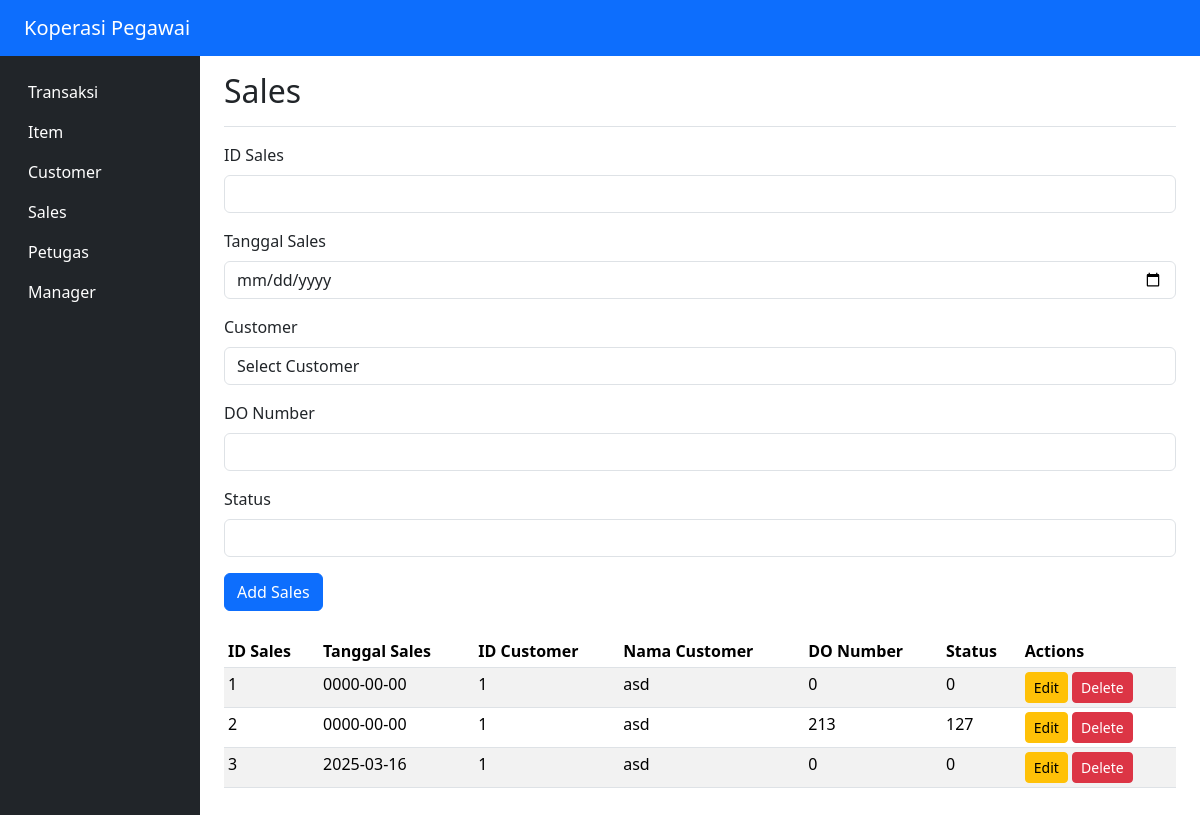
The app's page /koperasi/Sales/index.php with its own data.
### tables this page shows
CREATE TABLE `sales` (
  `id_sales` int(11) NOT NULL,
  `tgl_sales` date DEFAULT NULL,
  `id_customer` int(11) DEFAULT NULL,
  `do_number` int(11) DEFAULT NULL,
  `status` tinyint(1) DEFAULT NULL,
  PRIMARY KEY (`id_sales`)
);

CREATE TABLE `customer` (
  `id_customer` int(11) NOT NULL,
  `nama_customer` varchar(50) NOT NULL,
  `alamat` text NOT NULL,
  `telp` varchar(20) NOT NULL,
  `fax` varchar(20) NOT NULL,
  `email` varchar(50) NOT NULL,
  PRIMARY KEY (`id_customer`)
);

### koperasi/Sales/index.php (the view, shortened to what this page needs)
<?php
$servername = "localhost";
$username = "root";
$password = "";
$dbname = "db_koperasi";
$conn = new mysqli($servername, $username, $password, $dbname);
$id_sales = $tanggal_sales = $id_customer = $do_number = $status = "";
$isEditing = false;
$sql = "SELECT sales.*, customer.nama_customer FROM sales JOIN customer ON sales.id_customer = customer.id_customer";
$result = $conn->query($sql);
?>
<!DOCTYPE html>
<html lang="en">
<head>
    <link rel="stylesheet" href="https://cdn.jsdelivr.net/npm/bootstrap@5.3.3/dist/css/bootstrap.min.css">
    <link rel="stylesheet" href="../main.css">
</head>
<body>
    <nav class="px-4 navbar navbar-expand-lg navbar-dark bg-primary">
        <a class="navbar-brand" href="../">Koperasi Pegawai</a>
    </nav>
    <div class="container-fluid">
        <div class="row">
            <nav id="sidebarMenu" class="col-md-3 col-lg-2 d-md-block bg-dark sidebar collapse">
                <div class="position-sticky pt-3">
                    <ul class="nav flex-column">
                        <li class="nav-item">
                            <a class="nav-link" href="../transaksi">
                                Transaksi
                            </a>
                        </li>
                        <li class="nav-item">
                            <a class="nav-link" href="../item">
                                Item
                            </a>
                        </li>
                        <li class="nav-item">
                            <a class="nav-link" href="../customer">
                                Customer
                            </a>
                        </li>
                        <li class="nav-item">
                            <a class="nav-link" href="../sales">
                                Sales
                            </a>
                        </li>
                        <li class="nav-item">
                            <a class="nav-link" href="../petugas">
                                Petugas
                            </a>
                        </li>
                        <li class="nav-item">
                            <a class="nav-link" href="../manager">
                                Manager
                            </a>
                        </li>
                    </ul>
                </div>
            </nav>
            <main class="col-md-9 ms-sm-auto col-lg-10 px-md-4">
                <div class="d-flex justify-content-between flex-wrap flex-md-nowrap align-items-center pt-3 pb-2 mb-3 border-bottom">
                    <h1 class="h2">Sales</h1>
                </div>
                <div id="content">
                    <form method="POST" action="">
                        <div class="mb-3">
                            <label for="id_sales" class="form-label">ID Sales</label>
                            <input type="number" class="form-control" id="id_sales" name="id_sales" value="<?php echo $id_sales; ?>" required>
                        </div>
                        <div class="mb-3">
                            <label for="tanggal_sales" class="form-label">Tanggal Sales</label>
                            <input type="date" class="form-control" id="tanggal_sales" name="tanggal_sales" value="<?php echo $tanggal_sales; ?>" required>
                        </div>
                        <div class="mb-3">
                            <label for="id_customer" class="form-label">Customer</label>
                            <select class="form-control" id="id_customer" name="id_customer" required>
                                <option value="">Select Customer</option>
                            </select>
                        </div>
                        <div class="mb-3">
                            <label for="do_number" class="form-label">DO Number</label>
                            <input type="text" class="form-control" id="do_number" name="do_number" value="<?php echo $do_number; ?>" required>
                        </div>
                        <div class="mb-3">
                            <label for="status" class="form-label">Status</label>
                            <input type="text" class="form-control" id="status" name="status" value="<?php echo $status; ?>" required>
                        </div>
                        <?php if ($isEditing): ?>
                            <button type="submit" class="btn btn-primary" name="update_sales">Update Sales</button>
                        <?php else: ?>
                            <button type="submit" class="btn btn-primary" name="add_sales">Add Sales</button>
                        <?php endif; ?>
                    </form>
                    <div id="sales" class="table-responsive mt-4">
                        <table class="table table-striped table-sm">
                            <thead>
                                <tr>
                                    <th>ID Sales</th>
                                    <th>Tanggal Sales</th>
                                    <th>ID Customer</th>
                                    <th>Nama Customer</th>
                                    <th>DO Number</th>
                                    <th>Status</th>
                                    <th>Actions</th>
                                </tr>
                            </thead>
                            <tbody>
                                <?php while($row = $result->fetch_assoc()): ?>
                                <tr>
                                    <td><?php echo $row['id_sales']; ?></td>
                                    <td><?php echo $row['tgl_sales']; ?></td>
                                    <td><?php echo $row['id_customer']; ?></td>
                                    <td><?php echo $row['nama_customer']; ?></td>
                                    <td><?php echo $row['do_number']; ?></td>
                                    <td><?php echo $row['status']; ?></td>
                                    <td>
                                        <a href="?edit=<?php echo $row['id_sales']; ?>" class="btn btn-warning btn-sm">Edit</a>
                                        <a href="?delete=<?php echo $row['id_sales']; ?>" class="btn btn-danger btn-sm">Delete</a>
                                    </td>
                                </tr>
                                <?php endwhile; ?>
                            </tbody>
                        </table>
                    </div>
                </div>
            </main>
        </div>
    </div>
</body>
</html>

### koperasi/main.css (style rules this page uses)
* { box-sizing: border-box; margin: 0; padding: 0; }
.navbar { color: white; }
#sidebarMenu { height: 100vh; }
.position-sticky { position: sticky; top: 0; }

### records on screen
sales: id_sales "1", tgl_sales "0000-00-00", id_customer "1", id_customer.nama_customer "asd", do_number "0", status "0"
sales: id_sales "2", tgl_sales "0000-00-00", id_customer "1", id_customer.nama_customer "asd", do_number "213", status "127"
sales: id_sales "3", tgl_sales "2025-03-16", id_customer "1", id_customer.nama_customer "asd", do_number "0", status "0"
